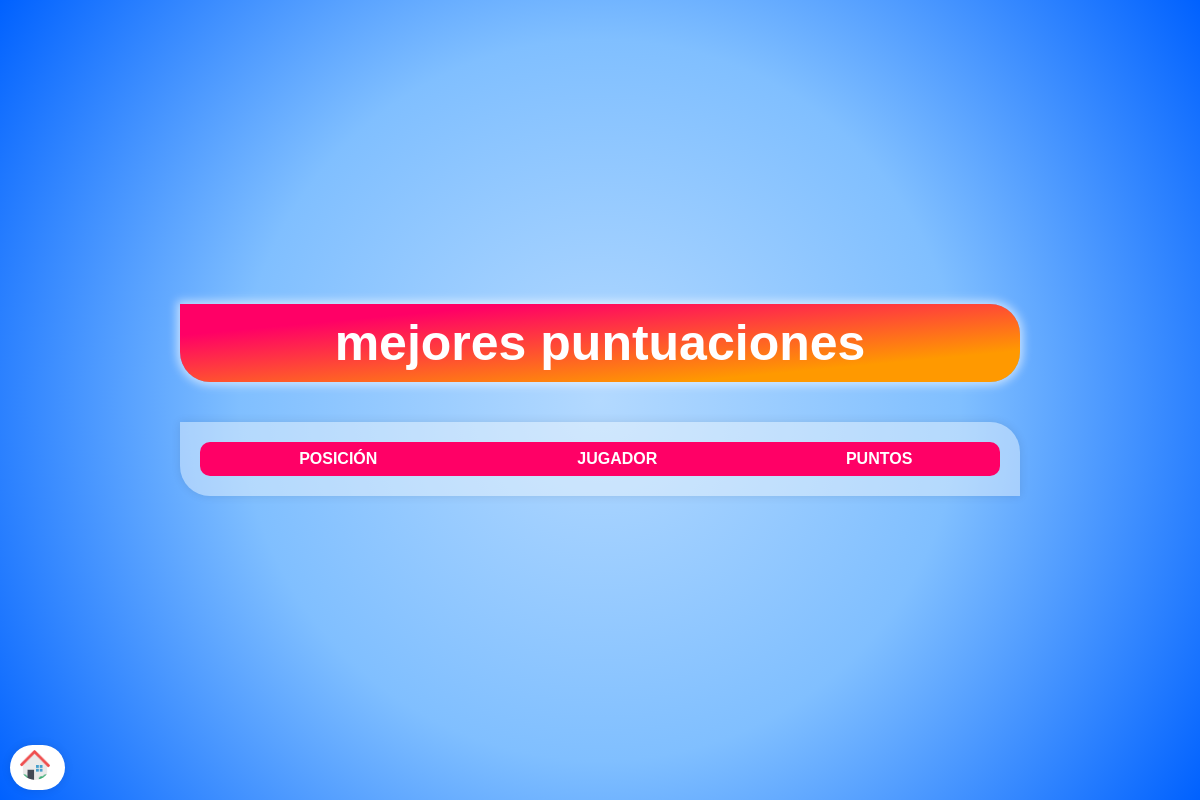
/puntuaciones/, run on an earlier commit of the app's database.
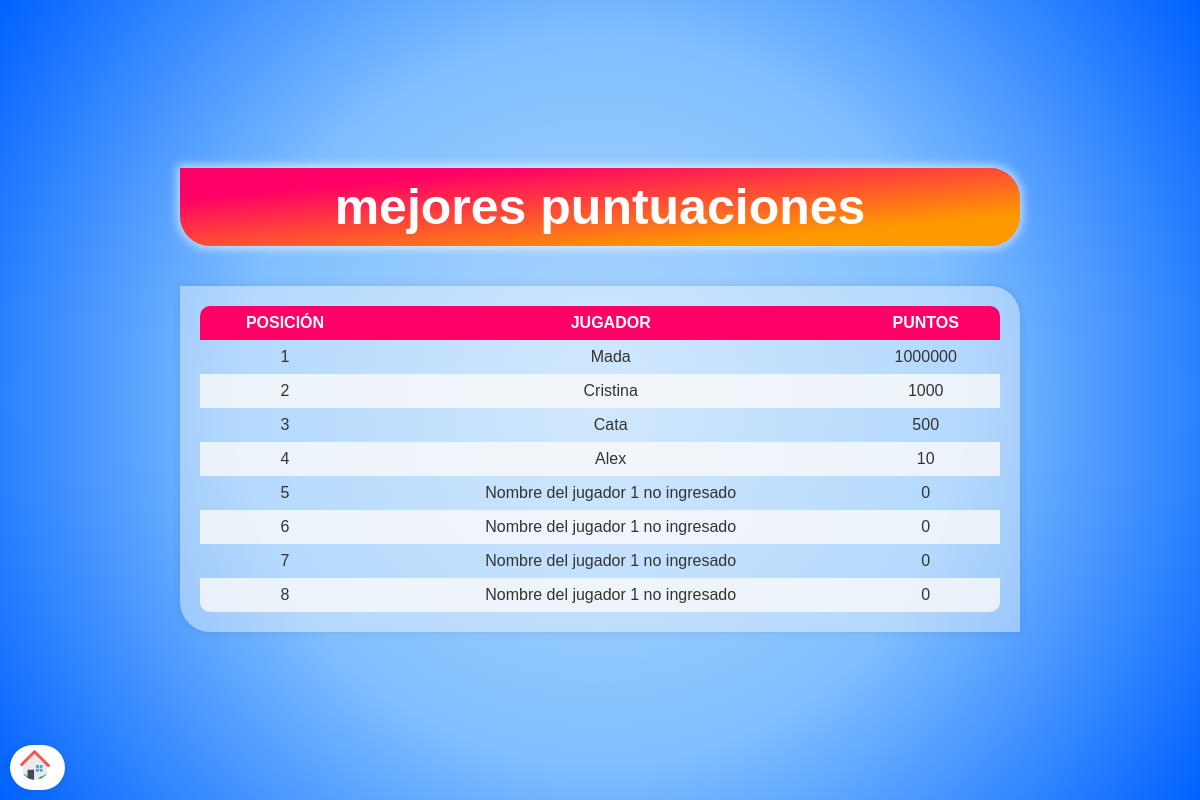
And on a later commit of the database.
### ReCAI_APP/models.py (models this page shows, shortened)
class Puntuaciones(models.Model):
    jugador = models.CharField(max_length=100);
    puntos = models.IntegerField(default=0);

### ReCAI_APP/views.py (the view)
# urls.py: path('puntuaciones/', views.puntuaciones, name='puntuaciones'),
def puntuaciones(request):
    podio_queryset = Puntuaciones.objects.order_by('-puntos')[:10]
    podio = []
    for index, puntuacion in enumerate(podio_queryset, start=1):
        podio.append({
            'posicion': index,
            'jugador': puntuacion.jugador,
            'puntos': puntuacion.puntos
        })
    return render(request, 'puntuaciones.html', {'podio': podio})

### ReCAI_APP/templates/puntuaciones.html (shortened to what this page needs)
{% extends 'base_generic.html' %}
{% load static %}
{%block content %}
<div class="banner">
    <span class="text-juego">mejores puntuaciones</span>
</div>
<div class="puntuaciones">
    <table>
        <thead>
            <tr>
                <th>Posición</th>
                <th>Jugador</th>
                <th>Puntos</th>
            </tr>
        </thead>
        <tbody>
            {% for puntuacion in podio %}
            <tr>
                <td>{{ puntuacion.posicion }}</td>
                <td>{{ puntuacion.jugador }}</td>
                <td>{{ puntuacion.puntos }}</td>
            </tr>
            {% endfor %}
        </tbody>
    </table>
</div>
{% endblock %}

### ReCAI_APP/templates/base_generic.html (shortened to what this page needs)
{% load static %}
<!DOCTYPE html>
<html>
  <head>
    <link rel="stylesheet" href="{% static 'css/styles.css' %}">
  </head>
  <body>
    <div id="content">
      {% if request.path != '/' %}
      <div id="back">
        <a href="{% url 'index' %}">
          <img src="{% static '/img/home.png' %}" alt="Volver a inicio">
        </a>
      </div>
      {% endif %}
      {% block content %}{% endblock %}</div>
  </body>
</html>

### ReCAI_APP/static/css/styles.css (style rules this page uses)
a { color: #0061ff }
#back { position: fixed; bottom: 10px; left: 10px; background-color: #fff; padding: 5px; border-radius: 840px; box-shadow: 0 0 10px rgba(0, 0, 0, 0.1); display: flex; align-items: center; }
#back img { width: 30px; height: 30px; border-radius: 100%; margin-right: 10px; }
#back a { color: #0061ff; text-decoration: none; font-weight: bold; margin-left: 5px; }
body { font-family: 'Gill Sans', 'Gill Sans MT', Calibri, 'Trebuchet MS', sans-serif; margin: 0; padding: 0; background-size: cover; background-position: center; background-color: #f5f5f5; color: #333; height: 100vh; overflow: hidden; display: flex; justify-content: center; align-items: center; }
a { color: #f06; text-decoration: none; transition: color 0.3s ease; font-size: large; }
body { background: radial-gradient(circle at center, #b3d9ff 0%, #80bfff 50%, #0061ff 100%); background: -webkit-radial-gradient(circle at center, #b3d9ff 0%, #80bfff 50%, #0061ff 100%); background: -moz-radial-gradient(circle at center, #b3d9ff 0%, #80bfff 50%, #0061ff 100%); background: -o-radial-gradient(circle at center, #b3d9ff 0%, #80bfff 50%, #0061ff 100%); font-family: 'Gill Sans', 'Gill Sans MT', Calibri, 'Trebuchet MS', sans-serif; }
.banner { text-align: center; }
.text-juego { display: block; font-size: 50px; font-weight: bold; color: white; padding: 10px 40px; border-radius: 0 30px 30px 30px; background: linear-gradient(to bottom right, #f06 20%, #f90 80%); box-shadow: 0 0 10px 3px rgba(255, 255, 255, 0.6); margin-bottom: 40px; }
.puntuaciones { width: 800px; height: auto; margin: 0 auto; padding: 20px; box-shadow: 0 0 10px rgba(0, 0, 0, 0.1); background-color: #f9fafb6e; border-radius: 0 30px 0 30px; }
table { width: 100%; border-collapse: collapse; border-radius: 10px; overflow: hidden; }
thead { background-color: #f06; text-transform: uppercase; font-weight: bold; color: #ffffff; }
th, td { text-align: center; padding: 8px; border-bottom: none; }
tr:nth-child(even) { background-color: #fafafacc; }

What changed in the data, as far as the page shows it:
added Puntuaciones: jugador "Mada"
added Puntuaciones: jugador "Cristina"
added Puntuaciones: jugador "Cata"
added Puntuaciones: jugador "Alex"
added Puntuaciones: jugador "Nombre del jugador 1 no ingresado"
added Puntuaciones: jugador "Nombre del jugador 1 no ingresado"
added Puntuaciones: jugador "Nombre del jugador 1 no ingresado"
added Puntuaciones: jugador "Nombre del jugador 1 no ingresado"
Also different on the page:
new list line: "1 1000000"
new list line: "2 1000"
new list line: "3 500"
new list line: "4 10"
new list line: "5 0"
new list line: "6 0"
new list line: "7 0"
new list line: "8 0"
